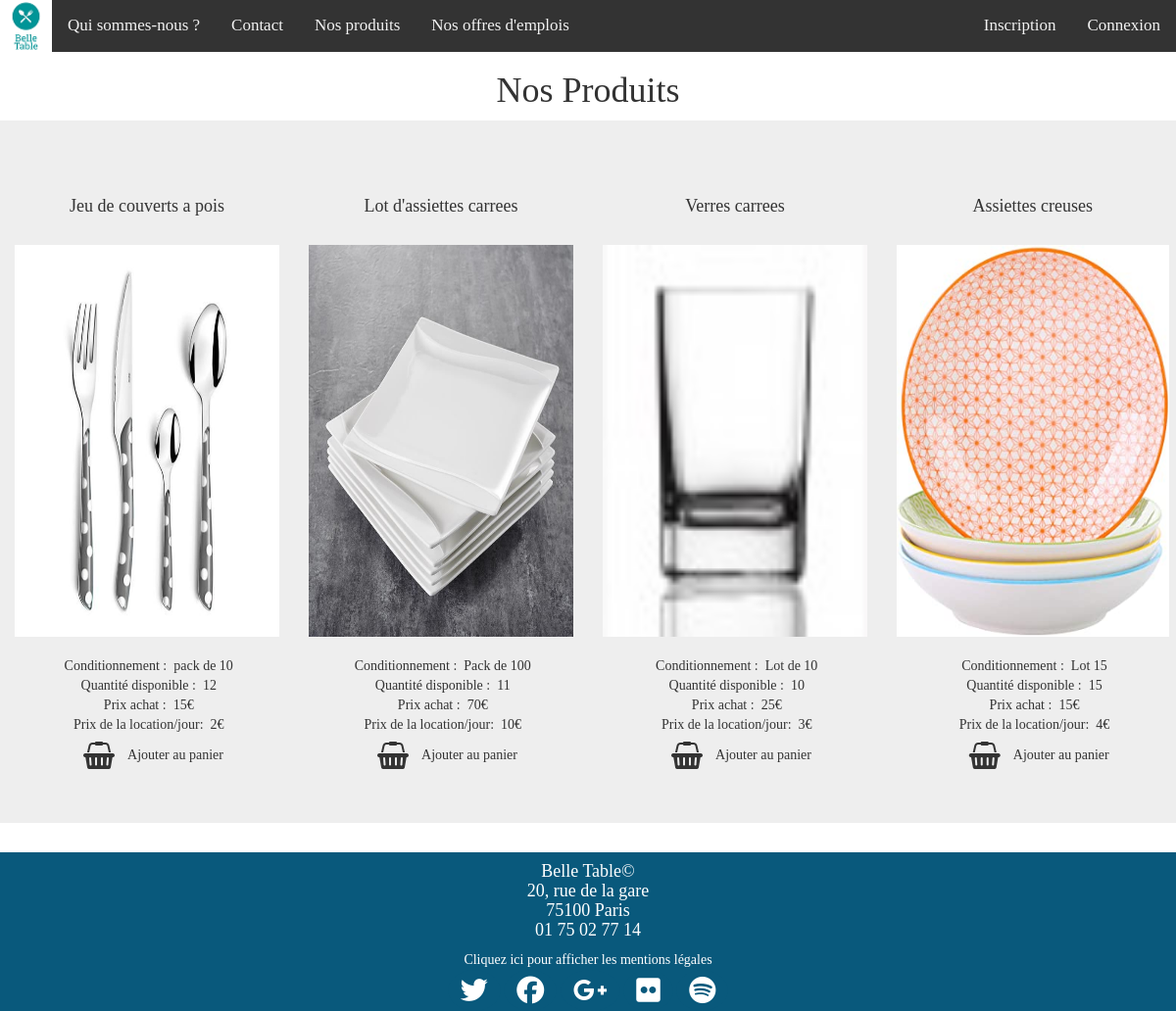
/produits.php, run on the app's committed database.
### tables this page shows
CREATE TABLE IF NOT EXISTS `articles` (
  `id` int(11) NOT NULL AUTO_INCREMENT,
  `reference` text NOT NULL,
  `quantite_dispo` int(11) NOT NULL,
  `conditionnement` text NOT NULL,
  `prix_vente` float NOT NULL,
  `prix_location` float NOT NULL,
  `remarque` text,
  `designation` text NOT NULL,
  `tva` int(11) NOT NULL,
  `statut` int(11) NOT NULL,
  `img` text NOT NULL,
  PRIMARY KEY (`id`)
);

### produits.php (the view, shortened to what this page needs)
<?php
  require 'header.php';
  $id = mysqli_connect("localhost","root","","belletable");
  $req = "select * from articles";
  $res = mysqli_query($id, $req);
?>
<html>
	<head>
		<link href="https://maxcdn.bootstrapcdn.com/bootstrap/3.3.1/css/bootstrap.min.css" rel="stylesheet">
    	<link href="https://maxcdn.bootstrapcdn.com/font-awesome/4.3.0/css/font-awesome.min.css" rel="stylesheet">
    	<link rel="stylesheet" href="assets/Stylesheets/style.css" />
	</head>
    <body>
    <header>
          	<?php include_once("header.php"); ?>
    <center>
    <h1>Nos Produits</h1>
    </center>
  </header>
  <div class="row">
    <div class="col-lg-12 jumbotron">
      <?php
      $i = 1;
        while ($ligne = mysqli_fetch_assoc($res))
        {
          if ($i % 4 == 0)
          {
            echo "<div class='row'><div class='col-lg-3 text-center border border-secondary'>
            &nbsp&nbsp&nbsp<h4>".$ligne["designation"]."</h4><br>
            <img class='produits' src=assets/img/".$ligne["img"]."><br><br>
            &nbspConditionnement :&nbsp&nbsp".$ligne["conditionnement"]."<br>
            &nbspQuantité disponible :&nbsp&nbsp".$ligne["quantite_dispo"]."<br>
            &nbspPrix achat :&nbsp&nbsp".$ligne["prix_vente"]."€<br>
            &nbspPrix de la location/jour:&nbsp&nbsp".$ligne["prix_location"]."€<br>
            <a class='add' href='addpanier.php?id=".$ligne["id"]."'><i class='fa fa-shopping-basket fa-2x btn'></i>Ajouter au panier</a><br></div></div>";
          }
          else
          {
            echo "<div class='col-lg-3 text-center border border-secondary'>
            &nbsp&nbsp&nbsp<h4>".$ligne["designation"]."</h4><br>
            <img class='produits' src=assets/img/".$ligne["img"]."><br><br>
            &nbspConditionnement :&nbsp&nbsp".$ligne["conditionnement"]."<br>
            &nbspQuantité disponible :&nbsp&nbsp".$ligne["quantite_dispo"]."<br>
            &nbspPrix achat :&nbsp&nbsp".$ligne["prix_vente"]."€<br>
            &nbspPrix de la location/jour:&nbsp&nbsp".$ligne["prix_location"]."€<br>
            <a class='add' href='addpanier.php?id=".$ligne["id"]."'><i class='fa fa-shopping-basket fa-2x btn'></i>Ajouter au panier</a><br></div>";
          }
          $i++;
        }
      ?>
    </div>
  </div>
    <footer>
      <div class="container-fluid reseau">
        <h4 class="adresse">Belle Table©
            <br>20, rue de la gare <br>
        75100 Paris  <br>
        01 75 02 77 14</h4>
        <a href="legal.php">Cliquez ici pour afficher les mentions légales</a>
        <div>
          <a class="btn reseau" href="#"><i class="fa fa-twitter fa-2x"></i></a>
          <a class="btn reseau" href="#"><i class="fa fa-facebook fa-2x"></i></a>
          <a class="btn reseau" href="#"><i class="fa fa-google-plus fa-2x"></i></a>
          <a class="btn reseau" href="#"><i class="fa fa-flickr fa-2x"></i></a>
          <a class="btn reseau" href="#"><i class="fa fa-spotify fa-2x"></i></a>
        </div>
      </div>
    </footer>
</html>

### header.php (shortened to what this page needs)
<html>
	<head>
		<link href="https://maxcdn.bootstrapcdn.com/bootstrap/3.3.1/css/bootstrap.min.css" rel="stylesheet">
    <link href="https://maxcdn.bootstrapcdn.com/font-awesome/4.3.0/css/font-awesome.min.css" rel="stylesheet">
    <link rel="stylesheet" href="assets/Stylesheets/styleHeader.css" />
    <link rel="stylesheet" href="https://cdnjs.cloudflare.com/ajax/libs/font-awesome/4.7.0/css/font-awesome.min.css">
<body>
<div class="topnav" id="myTopnav">
  <a href="index.php" class="active"><img class="icone" src="assets/img/logobelletable.png" ></a>
  <a href="informations.php" class="lien">Qui sommes-nous ?</a>
  <a href="index.php" class="lien">Contact</a>
  <a href="produits.php" class="lien">Nos produits</a>
  <a href="offresemploi.php" class="lien">Nos offres d'emplois</a>
      <?php if (!isset($_SESSION["login"])) { ?>
        <a href="connexion.php" class="lien" style="float: right;">Connexion</a>
        <a href="inscription.php" class="lien" style="float: right;">Inscription</a>
                     <?php } ?>
</div>
</body>
</html>

### assets/Stylesheets/styleHeader.css (style rules this page uses)
body { margin: 0; font-family: 'TechnaSansRegular'; }
.topnav { overflow: hidden; background-color: #333; }
.lien { padding: 14px 16px; }
.topnav a { float: left; display: block; color: #f2f2f2; text-align: center; font-family: 'TechnaSansRegular'; text-decoration: none; font-size: 17px; }
.topnav a.active { background-color: #09597C; color: white; }
.icone { height: 53px; }

### assets/Stylesheets/style.css (style rules this page uses)
body { background-color: white; -webkit-background-size: cover; -moz-background-size: cover; background-size: cover; -o-background-size: cover; font-family: 'TechnaSansRegular'; }
.produits { width: 100%; height: 50%; }
a { color: white; }
footer { text-align: center; }
.reseau { background-color: #09597C; }
.btn { border-radius: 50%; }
.fa-2x { font-size: 1.2em; }
@media (min-width: 768px) { .fa-2x { font-size: 2em; } }
.adresse { color: white; }
.add { color: #333; }

### data on the page
articles: designation "Jeu de couverts a pois", img (picture), conditionnement "pack de 10", quantite_dispo "12", prix_vente "15", prix_location "2"
articles: designation "Lot d'assiettes carrees", img (picture), conditionnement "Pack de 100", quantite_dispo "11", prix_vente "70", prix_location "10"
articles: designation "Verres carrees", img (picture), conditionnement "Lot de 10", quantite_dispo "10", prix_vente "25", prix_location "3"
articles: designation "Assiettes creuses", img (picture), conditionnement "Lot 15", quantite_dispo "15", prix_vente "15", prix_location "4"
